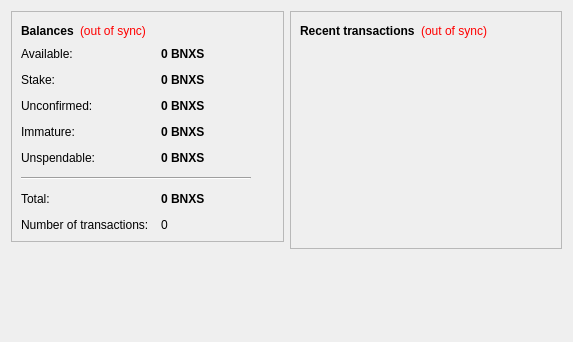
<?xml version="1.0" encoding="UTF-8"?>
<ui version="4.0">
 <class>OverviewPage</class>
 <widget class="QWidget" name="OverviewPage">
  <property name="geometry">
   <rect>
    <x>0</x>
    <y>0</y>
    <width>573</width>
    <height>342</height>
   </rect>
  </property>
  <property name="windowTitle">
   <string>Form</string>
  </property>
  <layout class="QHBoxLayout" name="horizontalLayout" stretch="1,1">
   <item>
    <layout class="QVBoxLayout" name="verticalLayout_2">
     <item>
      <widget class="QFrame" name="frame">
       <property name="frameShape">
        <enum>QFrame::StyledPanel</enum>
       </property>
       <property name="frameShadow">
        <enum>QFrame::Raised</enum>
       </property>
       <layout class="QVBoxLayout" name="verticalLayout_4">
        <item>
         <layout class="QHBoxLayout" name="horizontalLayout_4">
          <item>
           <widget class="QLabel" name="label_5">
            <property name="font">
             <font>
              <weight>75</weight>
              <bold>true</bold>
             </font>
            </property>
            <property name="text">
             <string>Balances</string>
            </property>
           </widget>
          </item>
          <item>
           <widget class="QLabel" name="labelWalletStatus">
            <property name="toolTip">
             <string>The displayed information may be out of date. Your wallet automatically synchronizes with the Binexus network after a connection is established, but this process has not completed yet.</string>
            </property>
            <property name="styleSheet">
             <string notr="true">QLabel { color: red; }</string>
            </property>
            <property name="text">
             <string notr="true">(out of sync)</string>
            </property>
            <property name="alignment">
             <set>Qt::AlignLeading|Qt::AlignLeft|Qt::AlignVCenter</set>
            </property>
           </widget>
          </item>
          <item>
           <spacer name="horizontalSpacer_2">
            <property name="orientation">
             <enum>Qt::Horizontal</enum>
            </property>
            <property name="sizeHint" stdset="0">
             <size>
              <width>40</width>
              <height>20</height>
             </size>
            </property>
           </spacer>
          </item>
         </layout>
        </item>
        <item>
         <layout class="QFormLayout" name="formLayout_2">
          <property name="fieldGrowthPolicy">
           <enum>QFormLayout::AllNonFixedFieldsGrow</enum>
          </property>
          <property name="horizontalSpacing">
           <number>12</number>
          </property>
          <property name="verticalSpacing">
           <number>12</number>
          </property>
          <item row="0" column="0">
           <widget class="QLabel" name="labelAvailableText">
            <property name="toolTip">
             <string>Your current available balance</string>
            </property>
            <property name="text">
             <string>Available:</string>
            </property>
           </widget>
          </item>
          <item row="0" column="1">
           <widget class="QLabel" name="labelAvailable">
            <property name="font">
             <font>
              <weight>75</weight>
              <bold>true</bold>
             </font>
            </property>
            <property name="cursor">
             <cursorShape>IBeamCursor</cursorShape>
            </property>
            <property name="toolTip">
             <string>Your current available balance</string>
            </property>
            <property name="text">
             <string notr="true">0 BNXS</string>
            </property>
            <property name="alignment">
             <set>Qt::AlignLeading|Qt::AlignLeft|Qt::AlignVCenter</set>
            </property>
            <property name="textInteractionFlags">
             <set>Qt::LinksAccessibleByMouse|Qt::TextSelectableByKeyboard|Qt::TextSelectableByMouse</set>
            </property>
           </widget>
          </item>
          <item row="1" column="0">
           <widget class="QLabel" name="label_6">
            <property name="toolTip">
             <string>Total of coins that was staked, and do not yet count toward the current balance</string>
            </property>
            <property name="text">
             <string>Stake:</string>
            </property>
           </widget>
          </item>
          <item row="1" column="1">
           <widget class="QLabel" name="labelStake">
            <property name="font">
             <font>
              <weight>75</weight>
              <bold>true</bold>
             </font>
            </property>
            <property name="cursor">
             <cursorShape>IBeamCursor</cursorShape>
            </property>
            <property name="toolTip">
             <string>Total of coins that was staked, and do not yet count toward the current balance</string>
            </property>
            <property name="text">
             <string notr="true">0 BNXS</string>
            </property>
            <property name="alignment">
             <set>Qt::AlignLeading|Qt::AlignLeft|Qt::AlignVCenter</set>
            </property>
            <property name="textInteractionFlags">
             <set>Qt::LinksAccessibleByMouse|Qt::TextSelectableByKeyboard|Qt::TextSelectableByMouse</set>
            </property>
           </widget>
          </item>
          <item row="2" column="0">
           <widget class="QLabel" name="label_3">
            <property name="toolTip">
             <string>Total of transactions that have yet to be confirmed, and do not yet count toward the current balance</string>
            </property>
            <property name="text">
             <string>Unconfirmed:</string>
            </property>
           </widget>
          </item>
          <item row="2" column="1">
           <widget class="QLabel" name="labelUnconfirmed">
            <property name="font">
             <font>
              <weight>75</weight>
              <bold>true</bold>
             </font>
            </property>
            <property name="cursor">
             <cursorShape>IBeamCursor</cursorShape>
            </property>
            <property name="toolTip">
             <string>Total of transactions that have yet to be confirmed, and do not yet count toward the current balance</string>
            </property>
            <property name="text">
             <string notr="true">0 BNXS</string>
            </property>
            <property name="alignment">
             <set>Qt::AlignLeading|Qt::AlignLeft|Qt::AlignVCenter</set>
            </property>
            <property name="textInteractionFlags">
             <set>Qt::LinksAccessibleByMouse|Qt::TextSelectableByKeyboard|Qt::TextSelectableByMouse</set>
            </property>
           </widget>
          </item>
          <item row="3" column="0">
           <widget class="QLabel" name="labelImmatureText">
            <property name="toolTip">
             <string>Mined balance that has not yet matured</string>
            </property>
            <property name="text">
             <string>Immature:</string>
            </property>
           </widget>
          </item>
          <item row="3" column="1">
           <widget class="QLabel" name="labelImmature">
            <property name="font">
             <font>
              <weight>75</weight>
              <bold>true</bold>
             </font>
            </property>
            <property name="toolTip">
             <string>Mined balance that has not yet matured</string>
            </property>
            <property name="text">
             <string notr="true">0 BNXS</string>
            </property>
            <property name="alignment">
             <set>Qt::AlignLeading|Qt::AlignLeft|Qt::AlignVCenter</set>
            </property>
            <property name="textInteractionFlags">
             <set>Qt::LinksAccessibleByMouse|Qt::TextSelectableByKeyboard|Qt::TextSelectableByMouse</set>
            </property>
           </widget>
          </item>
          <item row="4" column="0">
           <widget class="QLabel" name="labelBalanceWatchOnlyText">
            <property name="toolTip">
             <string>Your unspendable balance</string>
            </property>
            <property name="text">
             <string>Unspendable:</string>
            </property>
           </widget>
          </item>
          <item row="4" column="1">
           <widget class="QLabel" name="labelBalanceWatchOnly">
            <property name="font">
             <font>
              <weight>75</weight>
              <bold>true</bold>
             </font>
            </property>
            <property name="cursor">
             <cursorShape>IBeamCursor</cursorShape>
            </property>
            <property name="toolTip">
             <string>Your unspendable balance</string>
            </property>
            <property name="text">
             <string notr="true">0 BNXS</string>
            </property>
            <property name="alignment">
             <set>Qt::AlignLeading|Qt::AlignLeft|Qt::AlignVCenter</set>
            </property>
            <property name="textInteractionFlags">
             <set>Qt::LinksAccessibleByMouse|Qt::TextSelectableByKeyboard|Qt::TextSelectableByMouse</set>
            </property>
           </widget>
          </item>
          <item row="5" column="0" colspan="2">
           <widget class="Line" name="line">
            <property name="maximumSize">
             <size>
              <width>230</width>
              <height>16777215</height>
             </size>
            </property>
            <property name="orientation">
             <enum>Qt::Horizontal</enum>
            </property>
           </widget>
          </item>
          <item row="6" column="0">
           <widget class="QLabel" name="labelTotalText">
            <property name="toolTip">
             <string>Your current total balance</string>
            </property>
            <property name="text">
             <string>Total:</string>
            </property>
           </widget>
          </item>
          <item row="6" column="1">
           <widget class="QLabel" name="labelTotal">
            <property name="font">
             <font>
              <weight>75</weight>
              <bold>true</bold>
             </font>
            </property>
            <property name="toolTip">
             <string>Your current total balance</string>
            </property>
            <property name="text">
             <string notr="true">0 BNXS</string>
            </property>
            <property name="alignment">
             <set>Qt::AlignLeading|Qt::AlignLeft|Qt::AlignVCenter</set>
            </property>
            <property name="textInteractionFlags">
             <set>Qt::LinksAccessibleByMouse|Qt::TextSelectableByKeyboard|Qt::TextSelectableByMouse</set>
            </property>
           </widget>
          </item>
          <item row="7" column="0">
           <widget class="QLabel" name="label_2">
            <property name="toolTip">
             <string>Total number of transactions in wallet</string>
            </property>
            <property name="text">
             <string>Number of transactions:</string>
            </property>
           </widget>
          </item>
          <item row="7" column="1">
           <widget class="QLabel" name="labelNumTransactions">
            <property name="toolTip">
             <string>Total number of transactions in wallet</string>
            </property>
            <property name="text">
             <string notr="true">0</string>
            </property>
           </widget>
          </item>
         </layout>
        </item>
       </layout>
      </widget>
     </item>
     <item>
      <spacer name="verticalSpacer">
       <property name="orientation">
        <enum>Qt::Vertical</enum>
       </property>
       <property name="sizeHint" stdset="0">
        <size>
         <width>20</width>
         <height>40</height>
        </size>
       </property>
      </spacer>
     </item>
    </layout>
   </item>
   <item>
    <layout class="QVBoxLayout" name="verticalLayout_3">
     <item>
      <widget class="QFrame" name="frame_2">
       <property name="frameShape">
        <enum>QFrame::StyledPanel</enum>
       </property>
       <property name="frameShadow">
        <enum>QFrame::Raised</enum>
       </property>
       <layout class="QVBoxLayout" name="verticalLayout">
        <item>
         <layout class="QHBoxLayout" name="horizontalLayout_2">
          <item>
           <widget class="QLabel" name="label_4">
            <property name="text">
             <string>&lt;b&gt;Recent transactions&lt;/b&gt;</string>
            </property>
           </widget>
          </item>
          <item>
           <widget class="QLabel" name="labelTransactionsStatus">
            <property name="toolTip">
             <string>The displayed information may be out of date. Your wallet automatically synchronizes with the Binexus network after a connection is established, but this process has not completed yet.</string>
            </property>
            <property name="styleSheet">
             <string notr="true">QLabel { color: red; }</string>
            </property>
            <property name="text">
             <string notr="true">(out of sync)</string>
            </property>
            <property name="alignment">
             <set>Qt::AlignRight|Qt::AlignTrailing|Qt::AlignVCenter</set>
            </property>
           </widget>
          </item>
          <item>
           <spacer name="horizontalSpacer">
            <property name="orientation">
             <enum>Qt::Horizontal</enum>
            </property>
            <property name="sizeHint" stdset="0">
             <size>
              <width>40</width>
              <height>20</height>
             </size>
            </property>
           </spacer>
          </item>
         </layout>
        </item>
        <item>
         <widget class="QListView" name="listTransactions">
          <property name="styleSheet">
           <string notr="true">QListView { background: transparent; }</string>
          </property>
          <property name="frameShape">
           <enum>QFrame::NoFrame</enum>
          </property>
          <property name="verticalScrollBarPolicy">
           <enum>Qt::ScrollBarAlwaysOff</enum>
          </property>
          <property name="horizontalScrollBarPolicy">
           <enum>Qt::ScrollBarAlwaysOff</enum>
          </property>
          <property name="selectionMode">
           <enum>QAbstractItemView::NoSelection</enum>
          </property>
         </widget>
        </item>
       </layout>
      </widget>
     </item>
     <item>
      <spacer name="verticalSpacer_2">
       <property name="orientation">
        <enum>Qt::Vertical</enum>
       </property>
       <property name="sizeHint" stdset="0">
        <size>
         <width>20</width>
         <height>40</height>
        </size>
       </property>
      </spacer>
     </item>
    </layout>
   </item>
  </layout>
 </widget>
 <resources/>
 <connections/>
</ui>
